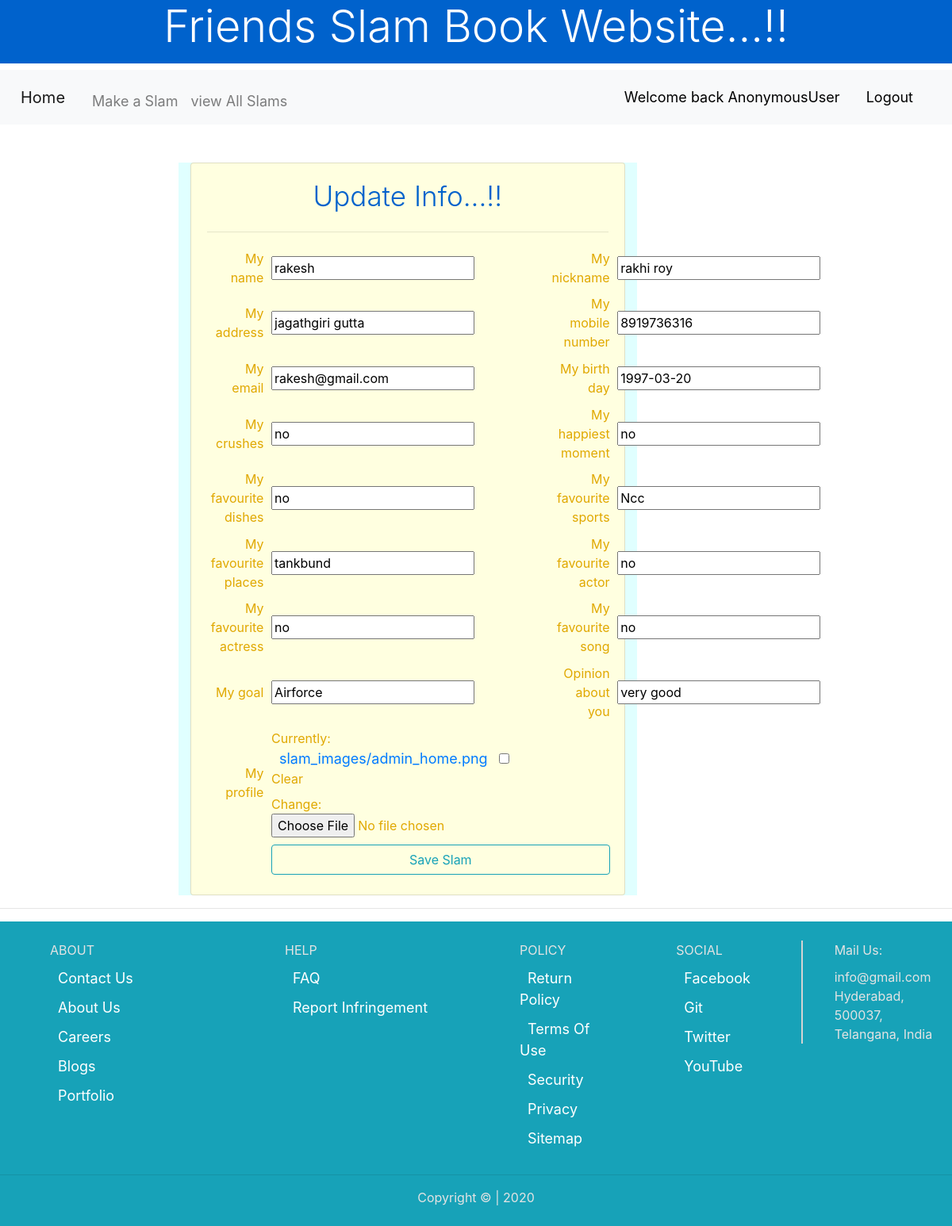
Screenshot of /slam_home/view_slam/edit_friend/?slam_no=1 with the database file from the repository.
### Friends/models.py (models this page shows, shortened)
class SlamBook(models.Model):
    user = models.ForeignKey(User, on_delete=models.CASCADE, null=True)
    slam_no = models.AutoField(primary_key=True)
    my_name = models.CharField(max_length=250,default='')
    my_nickname = models.CharField(max_length=250,default='')
    my_address = models.CharField(max_length=250,default='')
    my_mobile_number = models.CharField(max_length=250,default='')
    my_email = models.EmailField(max_length=250,default='')
    my_birth_day = models.DateField()
    my_crushes = models.CharField(max_length=250,default='')
    my_happiest_moment = models.CharField(max_length=250,default='')
    my_favourite_dishes = models.CharField(max_length=250,default='')
    my_favourite_sports = models.CharField(max_length=250,default='')
    my_favourite_places = models.CharField(max_length=250,default='')
    my_favourite_actor = models.CharField(max_length=250,default='')
    my_favourite_actress = models.CharField(max_length=250,default='')
    my_favourite_song = models.CharField(max_length=250,default='')
    my_goal = models.CharField(max_length=250,default='')
    opinion_about_you = models.CharField(max_length=250,default='')
    created_date = models.DateTimeField(auto_now=True)
    my_profile = models.ImageField(upload_to='slam_images/', blank=True, null=True)

### Friends/views.py (the view)
# urls.py: path('slam_home/view_slam/edit_friend/', views.edit_friend, name='edit_friend'),
def edit_friend(request):
    slam_no = request.GET.get('slam_no')
    items = SlamBook.objects.get(slam_no=slam_no)
    if request.method == "POST" or request.method == "FILES":
        form = SlamBookForm(request.POST, request.FILES, instance=items)
        if form.is_valid():
            form.save()
            return redirect('view_slam')
    else:
        form = SlamBookForm(instance=items)
        return render(request, 'edit_slam.html', {"form": form})

### Friends/forms.py
class SlamBookForm(forms.ModelForm):
    class Meta:
        model = SlamBook
        fields = '__all__'

### templates/edit_slam.html (shortened to what this page needs)
{% extends 'slam_base.html' %}
{% load static %}
{% block body %}
    <br>
    <br>
    <div class="row" style="padding-left: 20%">
        <div class="col-md-7" style=" background-color: lightcyan">
            <div class="card card-body" style=" background-color: lightyellow">
                <h3 class="display-4" style="font-size: 35px; color: #0062cc" align="center">Update Info...!!</h3>
                <hr>
                <form method="post" enctype="multipart/form-data">
                    <table class="table-sm" align="center" style="color: #e0a800">
                        <tr>
                            <td align="right">{{ form.my_name.label }}</td>
                            <td>{{ form.my_name }}</td>
                            <td align="right">{{ form.my_nickname.label }}</td>
                            <td>{{ form.my_nickname }}</td>
                        </tr>
                        <tr>
                            <td align="right">{{ form.my_address.label }}</td>
                            <td>{{ form.my_address }}</td>
                            <td align="right">{{ form.my_mobile_number.label }}</td>
                            <td>{{ form.my_mobile_number }}</td>
                        </tr>
                        <tr>
                            <td align="right">{{ form.my_email.label }}</td>
                            <td>{{ form.my_email }}</td>
                            <td align="right">{{ form.my_birth_day.label }}</td>
                            <td>{{ form.my_birth_day }}</td>
                        </tr>
                        <tr>
                            <td align="right">{{ form.my_crushes.label }}</td>
                            <td>{{ form.my_crushes }}</td>
                            <td align="right">{{ form.my_happiest_moment.label }}</td>
                            <td>{{ form.my_happiest_moment }}</td>
                        </tr>
                        <tr>
                            <td align="right">{{ form.my_favourite_dishes.label }}</td>
                            <td>{{ form.my_favourite_dishes }}</td>
                            <td align="right">{{ form.my_favourite_sports.label }}</td>
                            <td>{{ form.my_favourite_sports }}</td>
                        </tr>
                        <tr>
                            <td align="right">{{ form.my_favourite_places.label }}</td>
                            <td>{{ form.my_favourite_places }}</td>
                            <td align="right">{{ form.my_favourite_actor.label }}</td>
                            <td>{{ form.my_favourite_actor }}</td>
                        </tr>
                        <tr>
                            <td align="right">{{ form.my_favourite_actress.label }}</td>
                            <td>{{ form.my_favourite_actress }}</td>
                            <td align="right">{{ form.my_favourite_song.label }}</td>
                            <td>{{ form.my_favourite_song }}</td>
                        </tr>
                        <tr>
                            <td align="right">{{ form.my_goal.label }}</td>
                            <td>{{ form.my_goal }}</td>
                            <td align="right">{{ form.opinion_about_you.label }}</td>
                            <td>{{ form.opinion_about_you }}</td>
                        </tr>
                        <tr>
                            <td align="right">{{ form.my_profile.label }}</td>
                            <td>{{ form.my_profile }}</td>
                            <td></td>
                            <td></td>
                        </tr>
                        <tr>
                            <td></td>
                            <td align="center" colspan="2"><button type="submit" class="btn btn-outline-info btn-block">Save Slam</button></td>
                            <td></td>
                        </tr>
                    </table>
                </form>
            </div>
        </div>
    </div>
{% endblock %}

### Friends/static/css/style.css (style rules this page uses)
body { padding: 0; margin: 0; }

### templates/slam_base.html (style rules this page uses)
a { font-size: 18px; padding: 10px; }

### rows the page displays
SlamBook: my_name "rakesh", my_nickname "rakhi roy", my_address "jagathgiri gutta", my_mobile_number "8919736316", my_email "rakesh@gmail.com", my_birth_day "1997-03-20", my_crushes "no", my_happiest_moment "no", my_favourite_dishes "no", my_favourite_sports "Ncc", my_favourite_places "tankbund", my_favourite_actor "no", my_favourite_actress "no", my_favourite_song "no", my_goal "Airforce", opinion_about_you "very good"

### other values shown
{{ request.user }} "AnonymousUser"
